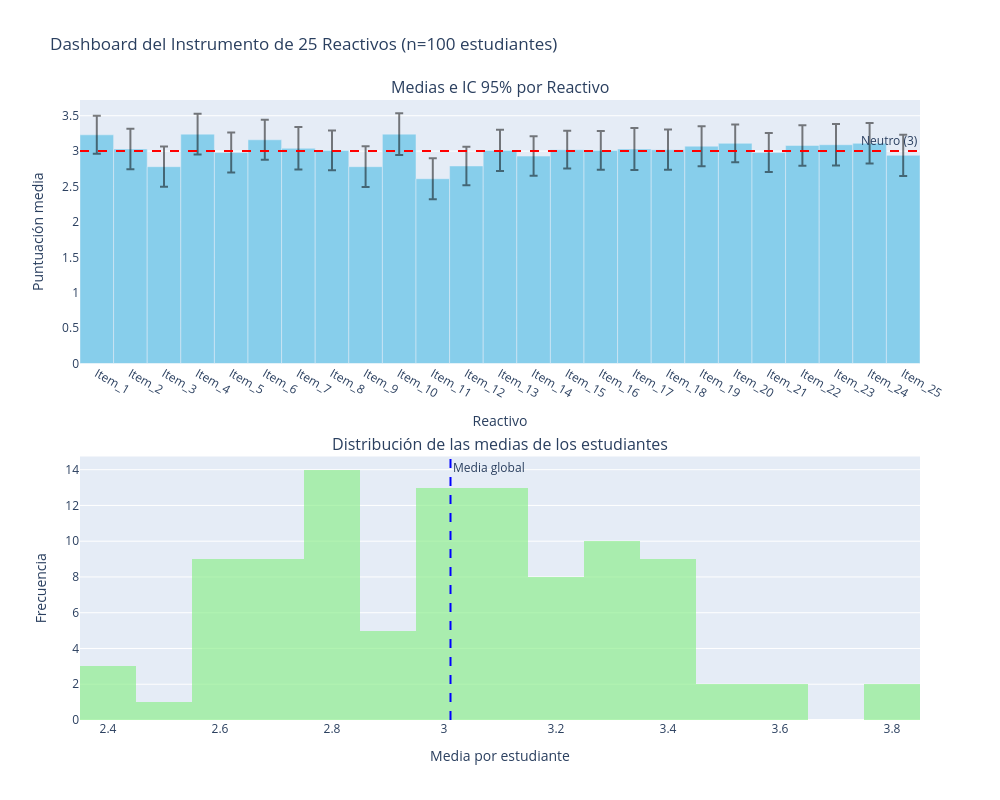

The notebook cell this image was saved under:
### Code cell
# -*- coding: utf-8 -*-
"""
Simulación de respuestas a un instrumento de 27 reactivos (Likert 1-5)
para 100 estudiantes. Cálculo de medias e intervalos de confianza.
Dashboard interactivo con Plotly.
"""

import numpy as np
import pandas as pd
import scipy.stats as stats
import plotly.graph_objects as go
import plotly.express as px
from plotly.subplots import make_subplots

# -------------------------------
# 1. Simulación de las respuestas
# -------------------------------
np.random.seed(42)  # Para reproducibilidad

n_estudiantes = 100
n_reactivos = 25
escala_min = 1
escala_max = 5

# Simulación independiente uniforme para cada reactivo
respuestas = np.random.randint(escala_min, escala_max + 1,
                               size=(n_estudiantes, n_reactivos))

# Convertir a DataFrame para mejor manejo
columnas = [f"Item_{i+1}" for i in range(n_reactivos)]
df_respuestas = pd.DataFrame(respuestas, columns=columnas)

print("Primeras 5 filas de las respuestas simuladas:")
print(df_respuestas.head())

# -----------------------------------------
# 2. Funciones para medias e intervalos de confianza
# -----------------------------------------
def media_ic(data, confidence=0.95):
    """
    Calcula la media y el intervalo de confianza para cada columna.
    Parámetros:
        data: DataFrame o array 2D
        confidence: nivel de confianza (0.95 por defecto)
    Retorna:
        DataFrame con media, límite inferior y superior del IC
    """
    if isinstance(data, pd.DataFrame):
        data = data.values
    n = data.shape[0]
    medias = np.mean(data, axis=0)
    s = np.std(data, axis=0, ddof=1)  # desviación muestral
    error = s / np.sqrt(n)
    # Usar distribución t de Student (más apropiada para muestras pequeñas)
    t_crit = stats.t.ppf((1 + confidence) / 2, df=n-1)
    ic_inferior = medias - t_crit * error
    ic_superior = medias + t_crit * error
    resultados = pd.DataFrame({
        'Media': medias,
        'IC_inferior': ic_inferior,
        'IC_superior': ic_superior
    }, index=columnas)
    return resultados

# Calcular medias e IC
resultados_ic = media_ic(df_respuestas)
print("\nMedias e intervalos de confianza (95%):")
print(resultados_ic.head())

# Función adicional para obtener resumen descriptivo rápido
def resumen_descriptivo(data):
    """Devuelve estadísticas descriptivas básicas por reactivo."""
    desc = data.describe().T
    return desc[['mean', 'std', 'min', 'max']]

print("\nResumen descriptivo por reactivo:")
print(resumen_descriptivo(df_respuestas).head())

# -----------------------------------------
# 3. Dashboard interactivo con Plotly
# -----------------------------------------
# Gráfico de barras con intervalos de confianza
fig = make_subplots(
    rows=2, cols=1,
    subplot_titles=("Medias e IC 95% por Reactivo",
                    "Distribución de las medias de los estudiantes"),
    vertical_spacing=0.15
)

# Gráfico de barras con IC
fig.add_trace(
    go.Bar(
        x=resultados_ic.index,
        y=resultados_ic['Media'],
        error_y=dict(
            type='data',
            symmetric=False,
            array=resultados_ic['IC_superior'] - resultados_ic['Media'],
            arrayminus=resultados_ic['Media'] - resultados_ic['IC_inferior'],
            color='rgba(0,0,0,0.5)'
        ),
        marker_color='skyblue',
        name='Media (IC 95%)',
        hovertemplate='Reactivo: %{x}<br>Media: %{y:.2f}<br>IC: [%{customdata[0]:.2f}, %{customdata[1]:.2f}]<extra></extra>',
        customdata=np.column_stack((resultados_ic['IC_inferior'], resultados_ic['IC_superior']))
    ),
    row=1, col=1
)

# Añadir línea horizontal en 3 (punto medio de la escala)
fig.add_hline(y=3, line_dash="dash", line_color="red",
              annotation_text="Neutro (3)", annotation_position="top right",
              row=1, col=1)

# Gráfico de distribución de medias por estudiante
medias_est = df_respuestas.mean(axis=1)
fig.add_trace(
    go.Histogram(x=medias_est, nbinsx=20, name='Media por estudiante',
                 marker_color='lightgreen', opacity=0.7),
    row=2, col=1
)
fig.add_vline(x=medias_est.mean(), line_dash="dash", line_color="blue",
              annotation_text="Media global", annotation_position="top right",
              row=2, col=1)

# Actualizar layout
fig.update_layout(
    title="Dashboard del Instrumento de 25 Reactivos (n=100 estudiantes)",
    showlegend=False,
    height=800,
    width=1000
)
fig.update_xaxes(title_text="Reactivo", row=1, col=1)
fig.update_yaxes(title_text="Puntuación media", row=1, col=1)
fig.update_xaxes(title_text="Media por estudiante", row=2, col=1)
fig.update_yaxes(title_text="Frecuencia", row=2, col=1)

# Mostrar el dashboard (se abrirá en el navegador si se ejecuta en Jupyter/entorno adecuado)
fig.show()

# Opcional: guardar como HTML
#fig.write_html("dashboard_reactivos.html")
#print("\nDashboard guardado como 'dashboard_reactivos.html'")

### Figure 1 — Plotly figure (JSON) as saved in the notebook; plotly's stock layout.template omitted (floating-point values rounded to 4 significant figures)
{"data": [{"customdata": [[2.961, 3.499], [2.745, 3.315], [2.496, 3.064], [2.954, 3.526], [2.698, 3.262], [2.877, 3.443], [2.74, 3.34], [2.73, 3.29], [2.493, 3.067], [2.944, 3.536], [2.32, 2.9], [2.519, 3.061], [2.718, 3.302], [2.65, 3.21], [2.754, 3.286], [2.737, 3.283], [2.735, 3.325], [2.735, 3.305], [2.788, 3.352], [2.843, 3.377], [2.705, 3.255], [2.794, 3.366], [2.797, 3.383], [2.824, 3.396], [2.65, 3.23]], "error_y": {"array": [0.2688, 0.2855, 0.2842, 0.2864, 0.282, 0.283, 0.2997, 0.2799, 0.287, 0.296, 0.2902, 0.2709, 0.2924, 0.2796, 0.266, 0.2727, 0.2951, 0.2848, 0.2824, 0.2674, 0.2749, 0.2858, 0.2932, 0.2861, 0.2901], "arrayminus": [0.2688, 0.2855, 0.2842, 0.2864, 0.282, 0.283, 0.2997, 0.2799, 0.287, 0.296, 0.2902, 0.2709, 0.2924, 0.2796, 0.266, 0.2727, 0.2951, 0.2848, 0.2824, 0.2674, 0.2749, 0.2858, 0.2932, 0.2861, 0.2901], "color": "rgba(0,0,0,0.5)", "symmetric": false, "type": "data"}, "hovertemplate": "Reactivo: %{x}<br>Media: %{y:.2f}<br>IC: [%{customdata[0]:.2f}, %{customdata[1]:.2f}]<extra></extra>", "marker": {"color": "skyblue"}, "name": "Media (IC 95%)", "type": "bar", "x": ["Item_1", "Item_2", "Item_3", "Item_4", "Item_5", "Item_6", "Item_7", "Item_8", "Item_9", "Item_10", "Item_11", "Item_12", "Item_13", "Item_14", "Item_15", "Item_16", "Item_17", "Item_18", "Item_19", "Item_20", "Item_21", "Item_22", "Item_23", "Item_24", "Item_25"], "xaxis": "x", "y": [3.23, 3.03, 2.78, 3.24, 2.98, 3.16, 3.04, 3.01, 2.78, 3.24, 2.61, 2.79, 3.01, 2.93, 3.02, 3.01, 3.03, 3.02, 3.07, 3.11, 2.98, 3.08, 3.09, 3.11, 2.94], "yaxis": "y"}, {"marker": {"color": "lightgreen"}, "name": "Media por estudiante", "nbinsx": 20, "opacity": 0.7, "type": "histogram", "x": [3.4, 2.96, 3.28, 2.64, 2.84, 3.76, 2.4, 2.72, 2.76, 2.68, 2.72, 3.28, 2.68, 2.84, 3.32, 3.08, 3.28, 2.92, 3.08, 2.76, 3.28, 3.04, 3.36, 3.36, 3, 3.24, 2.52, 3.16, 2.8, 2.96, 3.24, 2.64, 2.68, 3.04, 3.08, 2.84, 3.36, 2.56, 3.52, 3.08, 3.04, 2.56, 2.96, 2.68, 3.16, 3.32, 2.68, 2.92, 3.12, 2.56, 2.84, 2.76, 3.12, 2.92, 3.48, 2.4, 2.84, 3.44, 3.08, 3.24, 3, 3.24, 3, 3.2, 2.36, 2.56, 3.32, 3.32, 3.12, 3, 3.08, 3.2, 3, 2.56, 2.68, 2.76, 3.56, 3.4, 2.8, 2.88, 2.92, 3.08, 3.28, 2.76, 3.04, 2.8, 3.28, 3.44, 3.8, 3.12, 2.68, 3.36, 2.64, 2.64, 3.6, 2.8, 3.08, 3.4, 3.04, 3.08], "xaxis": "x2", "yaxis": "y2"}], "layout": {"annotations": [{"font": {"size": 16}, "showarrow": false, "text": "Medias e IC 95% por Reactivo", "x": 0.5, "xanchor": "center", "xref": "paper", "y": 1, "yanchor": "bottom", "yref": "paper"}, {"font": {"size": 16}, "showarrow": false, "text": "Distribución de las medias de los estudiantes", "x": 0.5, "xanchor": "center", "xref": "paper", "y": 0.425, "yanchor": "bottom", "yref": "paper"}, {"showarrow": false, "text": "Neutro (3)", "x": 1, "xanchor": "right", "xref": "x domain", "y": 3, "yanchor": "bottom", "yref": "y"}, {"showarrow": false, "text": "Media global", "x": 3.012, "xanchor": "left", "xref": "x2", "y": 1, "yanchor": "top", "yref": "y2 domain"}], "height": 800, "shapes": [{"line": {"color": "red", "dash": "dash"}, "type": "line", "x0": 0, "x1": 1, "xref": "x domain", "y0": 3, "y1": 3, "yref": "y"}, {"line": {"color": "blue", "dash": "dash"}, "type": "line", "x0": 3.012, "x1": 3.012, "xref": "x2", "y0": 0, "y1": 1, "yref": "y2 domain"}], "showlegend": false, "title": {"text": "Dashboard del Instrumento de 25 Reactivos (n=100 estudiantes)"}, "width": 1000, "xaxis": {"anchor": "y", "domain": [0, 1], "title": {"text": "Reactivo"}}, "xaxis2": {"anchor": "y2", "domain": [0, 1], "title": {"text": "Media por estudiante"}}, "yaxis": {"anchor": "x", "domain": [0.575, 1], "title": {"text": "Puntuación media"}}, "yaxis2": {"anchor": "x2", "domain": [0, 0.425], "title": {"text": "Frecuencia"}}}}
